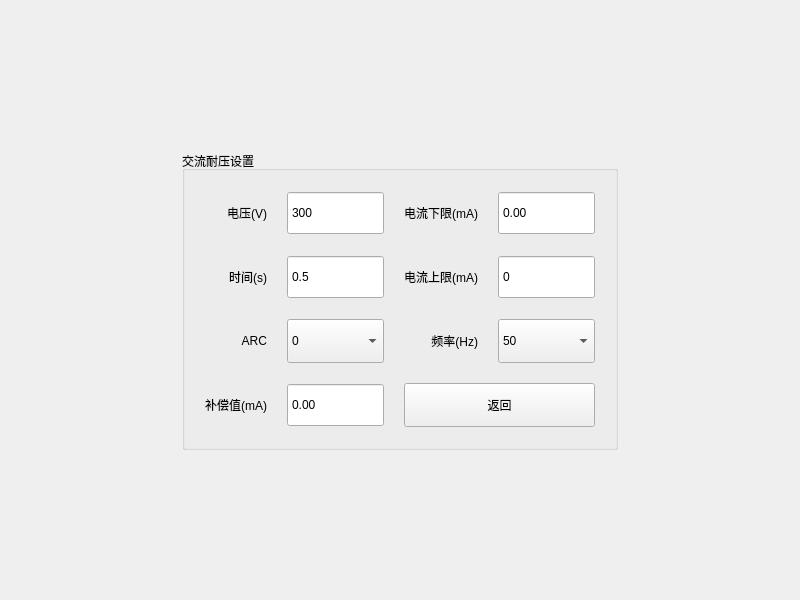
<?xml version="1.0" encoding="UTF-8"?>
<ui version="4.0">
 <class>CWinSetAcw</class>
 <widget class="QWidget" name="CWinSetAcw">
  <property name="geometry">
   <rect>
    <x>0</x>
    <y>0</y>
    <width>800</width>
    <height>600</height>
   </rect>
  </property>
  <property name="windowTitle">
   <string>Form</string>
  </property>
  <layout class="QVBoxLayout" name="verticalLayout" stretch="2,3,2">
   <item>
    <spacer name="SpacerTop">
     <property name="orientation">
      <enum>Qt::Vertical</enum>
     </property>
     <property name="sizeHint" stdset="0">
      <size>
       <width>20</width>
       <height>40</height>
      </size>
     </property>
    </spacer>
   </item>
   <item>
    <widget class="QWidget" name="WidgetCtrl" native="true">
     <layout class="QHBoxLayout" name="horizontalLayout" stretch="1,0,1">
      <item>
       <spacer name="SpacerLeft">
        <property name="orientation">
         <enum>Qt::Horizontal</enum>
        </property>
        <property name="sizeHint" stdset="0">
         <size>
          <width>40</width>
          <height>20</height>
         </size>
        </property>
       </spacer>
      </item>
      <item>
       <widget class="QGroupBox" name="BoxCtrl">
        <property name="title">
         <string>交流耐压设置</string>
        </property>
        <layout class="QGridLayout" name="LayoutCtrl" columnstretch="0,1,0,1">
         <property name="leftMargin">
          <number>20</number>
         </property>
         <property name="topMargin">
          <number>20</number>
         </property>
         <property name="rightMargin">
          <number>20</number>
         </property>
         <property name="bottomMargin">
          <number>20</number>
         </property>
         <property name="spacing">
          <number>20</number>
         </property>
         <item row="0" column="3">
          <widget class="QDoubleSpinBox" name="BoxMin">
           <property name="sizePolicy">
            <sizepolicy hsizetype="Expanding" vsizetype="Expanding">
             <horstretch>0</horstretch>
             <verstretch>0</verstretch>
            </sizepolicy>
           </property>
           <property name="minimumSize">
            <size>
             <width>97</width>
             <height>44</height>
            </size>
           </property>
           <property name="buttonSymbols">
            <enum>QAbstractSpinBox::NoButtons</enum>
           </property>
           <property name="decimals">
            <number>2</number>
           </property>
           <property name="minimum">
            <double>0.000000000000000</double>
           </property>
           <property name="value">
            <double>0.000000000000000</double>
           </property>
          </widget>
         </item>
         <item row="0" column="0">
          <widget class="QLabel" name="TextVoltage">
           <property name="sizePolicy">
            <sizepolicy hsizetype="Expanding" vsizetype="Expanding">
             <horstretch>0</horstretch>
             <verstretch>0</verstretch>
            </sizepolicy>
           </property>
           <property name="text">
            <string>电压(V)</string>
           </property>
           <property name="alignment">
            <set>Qt::AlignRight|Qt::AlignTrailing|Qt::AlignVCenter</set>
           </property>
          </widget>
         </item>
         <item row="0" column="2">
          <widget class="QLabel" name="TextMin">
           <property name="sizePolicy">
            <sizepolicy hsizetype="Expanding" vsizetype="Expanding">
             <horstretch>0</horstretch>
             <verstretch>0</verstretch>
            </sizepolicy>
           </property>
           <property name="text">
            <string>电流下限(mA)</string>
           </property>
           <property name="alignment">
            <set>Qt::AlignRight|Qt::AlignTrailing|Qt::AlignVCenter</set>
           </property>
          </widget>
         </item>
         <item row="1" column="0">
          <widget class="QLabel" name="TextTime">
           <property name="sizePolicy">
            <sizepolicy hsizetype="Expanding" vsizetype="Expanding">
             <horstretch>0</horstretch>
             <verstretch>0</verstretch>
            </sizepolicy>
           </property>
           <property name="text">
            <string>时间(s)</string>
           </property>
           <property name="alignment">
            <set>Qt::AlignRight|Qt::AlignTrailing|Qt::AlignVCenter</set>
           </property>
          </widget>
         </item>
         <item row="1" column="1">
          <widget class="QDoubleSpinBox" name="BoxTime">
           <property name="sizePolicy">
            <sizepolicy hsizetype="Expanding" vsizetype="Expanding">
             <horstretch>0</horstretch>
             <verstretch>0</verstretch>
            </sizepolicy>
           </property>
           <property name="minimumSize">
            <size>
             <width>97</width>
             <height>44</height>
            </size>
           </property>
           <property name="buttonSymbols">
            <enum>QAbstractSpinBox::NoButtons</enum>
           </property>
           <property name="decimals">
            <number>1</number>
           </property>
           <property name="minimum">
            <double>0.500000000000000</double>
           </property>
          </widget>
         </item>
         <item row="1" column="2">
          <widget class="QLabel" name="TextMax">
           <property name="sizePolicy">
            <sizepolicy hsizetype="Expanding" vsizetype="Expanding">
             <horstretch>0</horstretch>
             <verstretch>0</verstretch>
            </sizepolicy>
           </property>
           <property name="text">
            <string>电流上限(mA)</string>
           </property>
           <property name="alignment">
            <set>Qt::AlignRight|Qt::AlignTrailing|Qt::AlignVCenter</set>
           </property>
          </widget>
         </item>
         <item row="1" column="3">
          <widget class="QDoubleSpinBox" name="BoxMax">
           <property name="sizePolicy">
            <sizepolicy hsizetype="Expanding" vsizetype="Expanding">
             <horstretch>0</horstretch>
             <verstretch>0</verstretch>
            </sizepolicy>
           </property>
           <property name="minimumSize">
            <size>
             <width>97</width>
             <height>44</height>
            </size>
           </property>
           <property name="buttonSymbols">
            <enum>QAbstractSpinBox::NoButtons</enum>
           </property>
           <property name="decimals">
            <number>0</number>
           </property>
           <property name="maximum">
            <double>9999.000000000000000</double>
           </property>
          </widget>
         </item>
         <item row="3" column="0">
          <widget class="QLabel" name="TextOffset">
           <property name="sizePolicy">
            <sizepolicy hsizetype="Expanding" vsizetype="Expanding">
             <horstretch>0</horstretch>
             <verstretch>0</verstretch>
            </sizepolicy>
           </property>
           <property name="text">
            <string>补偿值(mA)</string>
           </property>
           <property name="alignment">
            <set>Qt::AlignRight|Qt::AlignTrailing|Qt::AlignVCenter</set>
           </property>
          </widget>
         </item>
         <item row="3" column="1">
          <widget class="QDoubleSpinBox" name="BoxOffset">
           <property name="sizePolicy">
            <sizepolicy hsizetype="Expanding" vsizetype="Expanding">
             <horstretch>0</horstretch>
             <verstretch>0</verstretch>
            </sizepolicy>
           </property>
           <property name="minimumSize">
            <size>
             <width>97</width>
             <height>44</height>
            </size>
           </property>
           <property name="buttonSymbols">
            <enum>QAbstractSpinBox::NoButtons</enum>
           </property>
           <property name="decimals">
            <number>2</number>
           </property>
          </widget>
         </item>
         <item row="3" column="2" colspan="2">
          <widget class="QPushButton" name="BtnExitAcw">
           <property name="sizePolicy">
            <sizepolicy hsizetype="Expanding" vsizetype="Expanding">
             <horstretch>0</horstretch>
             <verstretch>0</verstretch>
            </sizepolicy>
           </property>
           <property name="text">
            <string>返回</string>
           </property>
          </widget>
         </item>
         <item row="2" column="0">
          <widget class="QLabel" name="TextArc">
           <property name="text">
            <string>ARC</string>
           </property>
           <property name="alignment">
            <set>Qt::AlignRight|Qt::AlignTrailing|Qt::AlignVCenter</set>
           </property>
          </widget>
         </item>
         <item row="2" column="2">
          <widget class="QLabel" name="TextFrequcy">
           <property name="text">
            <string>频率(Hz)</string>
           </property>
           <property name="alignment">
            <set>Qt::AlignRight|Qt::AlignTrailing|Qt::AlignVCenter</set>
           </property>
          </widget>
         </item>
         <item row="2" column="1">
          <widget class="QComboBox" name="BoxArc">
           <property name="sizePolicy">
            <sizepolicy hsizetype="Expanding" vsizetype="Expanding">
             <horstretch>0</horstretch>
             <verstretch>0</verstretch>
            </sizepolicy>
           </property>
           <property name="minimumSize">
            <size>
             <width>97</width>
             <height>44</height>
            </size>
           </property>
           <item>
            <property name="text">
             <string>0</string>
            </property>
           </item>
           <item>
            <property name="text">
             <string>1</string>
            </property>
           </item>
           <item>
            <property name="text">
             <string>2</string>
            </property>
           </item>
           <item>
            <property name="text">
             <string>3</string>
            </property>
           </item>
           <item>
            <property name="text">
             <string>4</string>
            </property>
           </item>
           <item>
            <property name="text">
             <string>5</string>
            </property>
           </item>
           <item>
            <property name="text">
             <string>6</string>
            </property>
           </item>
           <item>
            <property name="text">
             <string>7</string>
            </property>
           </item>
           <item>
            <property name="text">
             <string>8</string>
            </property>
           </item>
           <item>
            <property name="text">
             <string>9</string>
            </property>
           </item>
          </widget>
         </item>
         <item row="2" column="3">
          <widget class="QComboBox" name="BoxFrequcy">
           <property name="sizePolicy">
            <sizepolicy hsizetype="Expanding" vsizetype="Expanding">
             <horstretch>0</horstretch>
             <verstretch>0</verstretch>
            </sizepolicy>
           </property>
           <property name="minimumSize">
            <size>
             <width>97</width>
             <height>44</height>
            </size>
           </property>
           <item>
            <property name="text">
             <string>50</string>
            </property>
           </item>
           <item>
            <property name="text">
             <string>60</string>
            </property>
           </item>
          </widget>
         </item>
         <item row="0" column="1">
          <widget class="QDoubleSpinBox" name="BoxVoltage">
           <property name="minimumSize">
            <size>
             <width>97</width>
             <height>44</height>
            </size>
           </property>
           <property name="buttonSymbols">
            <enum>QAbstractSpinBox::NoButtons</enum>
           </property>
           <property name="decimals">
            <number>0</number>
           </property>
           <property name="minimum">
            <double>300.000000000000000</double>
           </property>
           <property name="maximum">
            <double>9999.000000000000000</double>
           </property>
          </widget>
         </item>
        </layout>
       </widget>
      </item>
      <item>
       <spacer name="SpacerRight">
        <property name="orientation">
         <enum>Qt::Horizontal</enum>
        </property>
        <property name="sizeHint" stdset="0">
         <size>
          <width>40</width>
          <height>20</height>
         </size>
        </property>
       </spacer>
      </item>
     </layout>
    </widget>
   </item>
   <item>
    <spacer name="SpacerBottom">
     <property name="orientation">
      <enum>Qt::Vertical</enum>
     </property>
     <property name="sizeHint" stdset="0">
      <size>
       <width>20</width>
       <height>40</height>
      </size>
     </property>
    </spacer>
   </item>
  </layout>
 </widget>
 <resources/>
 <connections/>
</ui>
